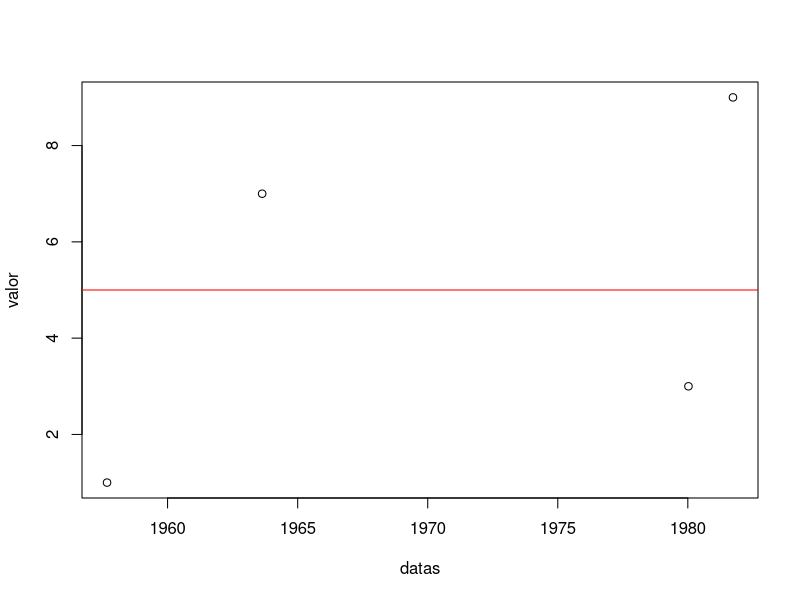
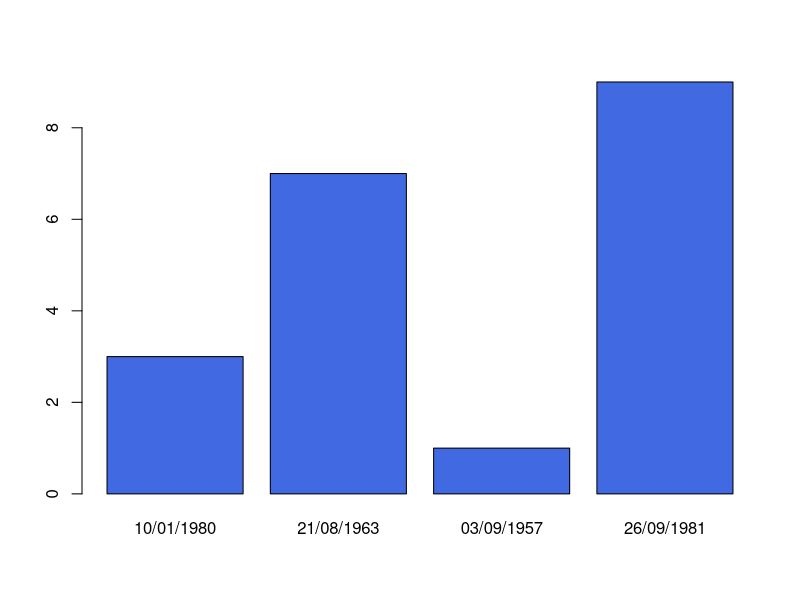

These charts were generated, in order, by the following R code:

##================================================================================================
##                                                                                              
##    Nome: DATAS                                      
##                                                    
##    Objetivo: Trabalhar com datas
##    prof. Steven Dutt-Ross                          
##    UNIRIO
##    Fonte: http://www.leg.ufpr.br/%7Ewalmes/ensino/ce223-2011-01/ce223-2011-01-aula22.R
##================================================================================================

#------------------------------------------------------------------------------------------
# uma string que representa uma data precisa ser convertido para data, usando as.Date()

# Vetor de datas no formato brasileiro ( dd/mm/aaaa)
dados<-data.frame(datas = c("10/01/1980","21/08/1963","03/09/1957","26/09/1981") ,
                  valor = c(3,7,1,9),stringsAsFactors = FALSE)
dados

#------------------------------------------------------------------------------------------
# converte para o formato aaaa-mm-dd
dados$datas <- as.Date(dados$datas, "%d/%m/%Y")

#------------------------------------------------------------------------------------------
# Faz um gráfico
plot(dados)
abline(h=mean(dados$valor),col="red")
#ou
barplot(dados$valor,names.arg=format(dados$datas,"%d/%m/%Y"),col="royalblue")

#------------------------------------------------------------------------------------------
# vetor do dia de hoje
hoje <- as.Date(Sys.time())
hojes<-rep(hoje,4)

#------------------------------------------------------------------------------------------
# Diferença de datas (Calculo da idade)

#Para dias
z<-difftime(hojes,dados$datas,units="days")

#Para anos:
z<-difftime(hojes,dados$datas,units="days")/365.25

z<-round(z)
z

#------------------------------------------------------------------------------------------
# Formatacao de datas


format(Sys.Date(),"%d/%m/%Y")
# ou
format(Sys.Date(), "%d %b %Y")

#------------------------------------------------------------------------------------------

